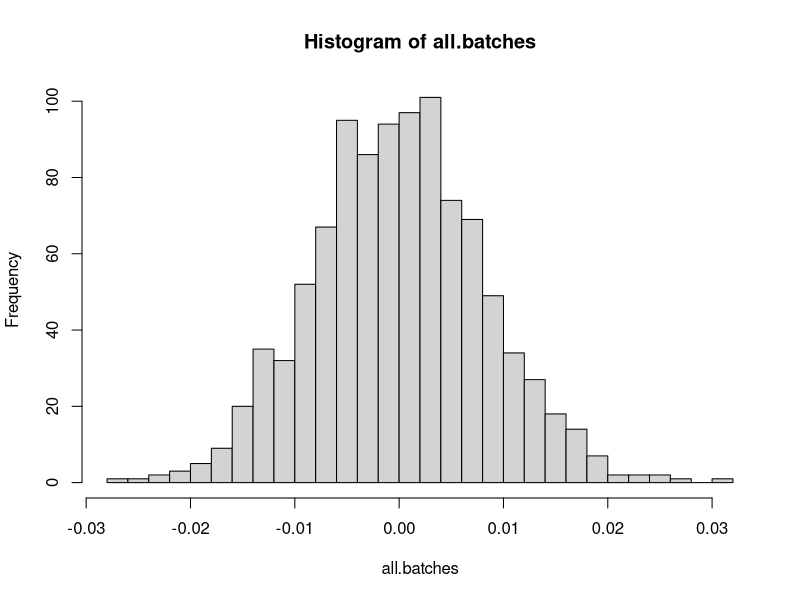

Write R code to recreate this figure.
## ---- chunk 1
knitr::opts_chunk$set(echo = TRUE)
## ---- chunk 2
# a single run
spinner=c(-1,0,1)
one.run=sample(spinner,1)
one.run

#many runs
nsim=10000
many.runs=sample(spinner, nsim, replace=TRUE)

mean(many.runs)

#making a functions for the many runs
spin<-function(){
 mean(sample(spinner, nsim, replace=TRUE)) 
}

nbatch=1000
all.batches=replicate(nbatch, spin())
hist(all.batches, breaks=25)
mean(all.batches)
var(all.batches)
sd(all.batches)
## ---- chunk 3
support=c(-1, 0, 9)
pmf=c(1/2, 1/3, 1/6)
th.mean=sum(support*pmf)

sims.gamble=sample(support, nsim, replace=TRUE, prob=pmf)
mean(sims.gamble)
## ---- chunk 4
exp.X=20

runs=rbinom(nsim, size=50, prob=0.4)
mean(runs)
